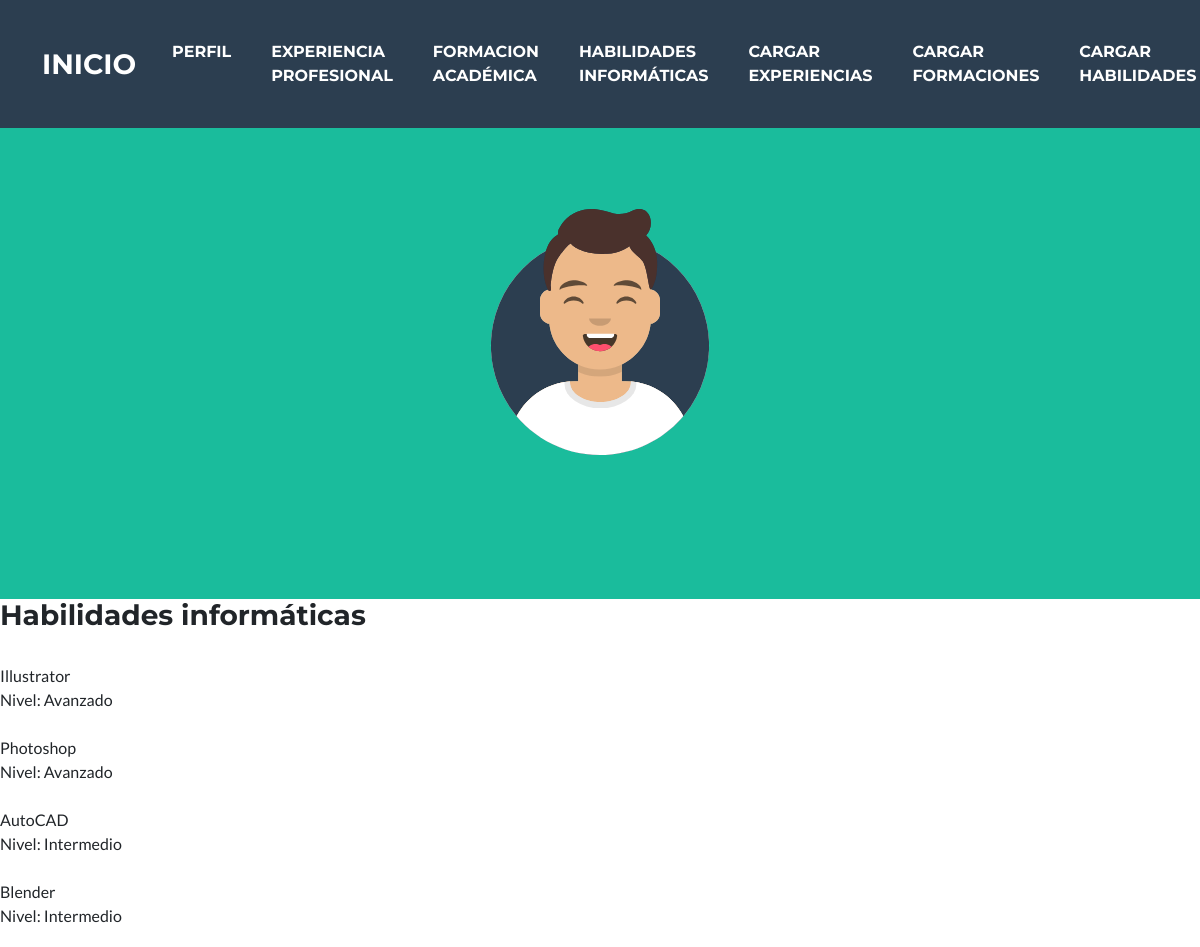
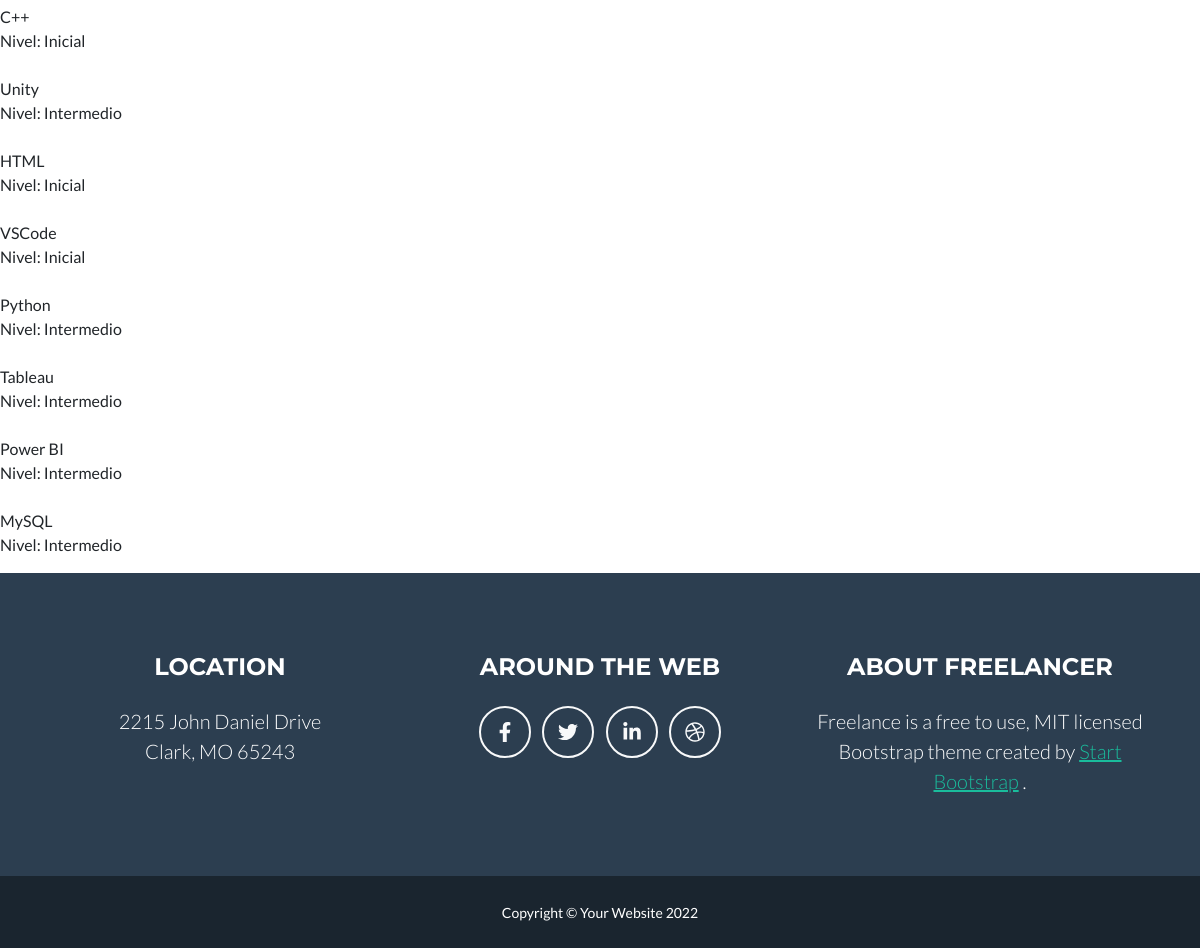
Page /AppFinal/habilidades on the committed database (2 pictures, top to bottom).
### AppFinal/models.py (models this page shows, shortened)
class Skills(models.Model):
    software = models.CharField(max_length=40)
    nivel = models.CharField(max_length=40)

### AppFinal/views.py (the view)
# urls.py: path('habilidades', skill, name='habilidades'),
def skill(request):
    if request.method == "POST":
        search = request.POST["search"]
        if search != "":
            skills = Skills.objects.filter( Q(software_icontains=search) )
            return render(request, "AppFinal/skills.html", {"skills":skills, "search":True})
    skills = Skills.objects.all()
    return render(request, "AppFinal/skills.html", {"skills":skills})

### AppFinal/templates/AppFinal/skills.html (shortened to what this page needs)
{% extends "AppFinal/padre.html" %}
{% load static %}
{% block contenidoQueCambia %}
<h3>Habilidades informáticas</h3>
<p>
{% for x in skills %}
    {{x.software}}</br>
    Nivel: {{x.nivel}}</br>
{% endfor %}
</p>
{% endblock %}

### AppFinal/templates/AppFinal/padre.html (shortened to what this page needs)
<!DOCTYPE html>
<html lang="en">
    <head>
        {% load static %}
        <link href="{% static 'AppFinal/css/styles.css' %}" rel="stylesheet" />
    </head>
    <body id="page-top">
        <nav class="navbar navbar-expand-lg bg-secondary text-uppercase fixed-top" id="mainNav">
            <div class="container">
                <a class="navbar-brand" href="{% url 'inicio' %}">Inicio</a>
                <div class="collapse navbar-collapse" id="navbarResponsive">
                    <ul class="navbar-nav ms-auto">
                        <li class="nav-item mx-0 mx-lg-1"><a class="nav-link py-3 px-0 px-lg-3 rounded" href="{% url 'perfil' %}">Perfil</a></li>
                        <li class="nav-item mx-0 mx-lg-1"><a class="nav-link py-3 px-0 px-lg-3 rounded" href="{% url 'experiencia' %}">Experiencia profesional</a></li>
                        <li class="nav-item mx-0 mx-lg-1"><a class="nav-link py-3 px-0 px-lg-3 rounded" href="{% url 'formacion' %}">Formacion académica</a></li>
                        <li class="nav-item mx-0 mx-lg-1"><a class="nav-link py-3 px-0 px-lg-3 rounded" href="{% url 'habilidades' %}">Habilidades informáticas</a></li>
                        <li class="nav-item mx-0 mx-lg-1"><a class="nav-link py-3 px-0 px-lg-3 rounded" href="{% url 'formularioExProf' %}">Cargar experiencias</a></li>
                        <li class="nav-item mx-0 mx-lg-1"><a class="nav-link py-3 px-0 px-lg-3 rounded" href="{% url 'formularioFormacion' %}">Cargar formaciones</a></li>
                        <li class="nav-item mx-0 mx-lg-1"><a class="nav-link py-3 px-0 px-lg-3 rounded" href="{% url 'formularioSkills' %}">Cargar habilidades</a></li>
                    </ul>
                </div>
            </div>
        </nav>
        <header class="masthead bg-primary text-white text-center">
            <div class="container d-flex align-items-center flex-column">
                <img class="masthead-avatar mb-5" src="assets/img/avataaars.svg" alt="..." />
            </div>
        </header>
        {% block contenidoQueCambia %}
        {% endblock %}
        <footer class="footer text-center">
            <div class="container">
                <div class="row">
                    <div class="col-lg-4 mb-5 mb-lg-0">
                        <h4 class="text-uppercase mb-4">Location</h4>
                        <p class="lead mb-0">
                            2215 John Daniel Drive
                            <br />
                            Clark, MO 65243
                        </p>
                    </div>
                    <div class="col-lg-4 mb-5 mb-lg-0">
                        <h4 class="text-uppercase mb-4">Around the Web</h4>
                        <a class="btn btn-outline-light btn-social mx-1" href="#!"><i class="fab fa-fw fa-facebook-f"></i></a>
                        <a class="btn btn-outline-light btn-social mx-1" href="#!"><i class="fab fa-fw fa-twitter"></i></a>
                        <a class="btn btn-outline-light btn-social mx-1" href="#!"><i class="fab fa-fw fa-linkedin-in"></i></a>
                        <a class="btn btn-outline-light btn-social mx-1" href="#!"><i class="fab fa-fw fa-dribbble"></i></a>
                    </div>
                    <div class="col-lg-4">
                        <h4 class="text-uppercase mb-4">About Freelancer</h4>
                        <p class="lead mb-0">
                            Freelance is a free to use, MIT licensed Bootstrap theme created by
                            <a href="http://startbootstrap.com">Start Bootstrap</a>
                            .
                        </p>
                    </div>
                </div>
            </div>
        </footer>
        <div class="copyright py-4 text-center text-white">
            <div class="container"><small>Copyright &copy; Your Website 2022</small></div>
        </div>
    </body>
</html>

### rows in the picture
Skills: software "Illustrator", nivel "Avanzado"
Skills: software "Photoshop", nivel "Avanzado"
Skills: software "AutoCAD", nivel "Intermedio"
Skills: software "Blender", nivel "Intermedio"
Skills: software "C++", nivel "Inicial"
Skills: software "Unity", nivel "Intermedio"
Skills: software "HTML", nivel "Inicial"
Skills: software "VSCode", nivel "Inicial"
Skills: software "Python", nivel "Intermedio"
Skills: software "Tableau", nivel "Intermedio"
Skills: software "Power BI", nivel "Intermedio"
Skills: software "MySQL", nivel "Intermedio"
